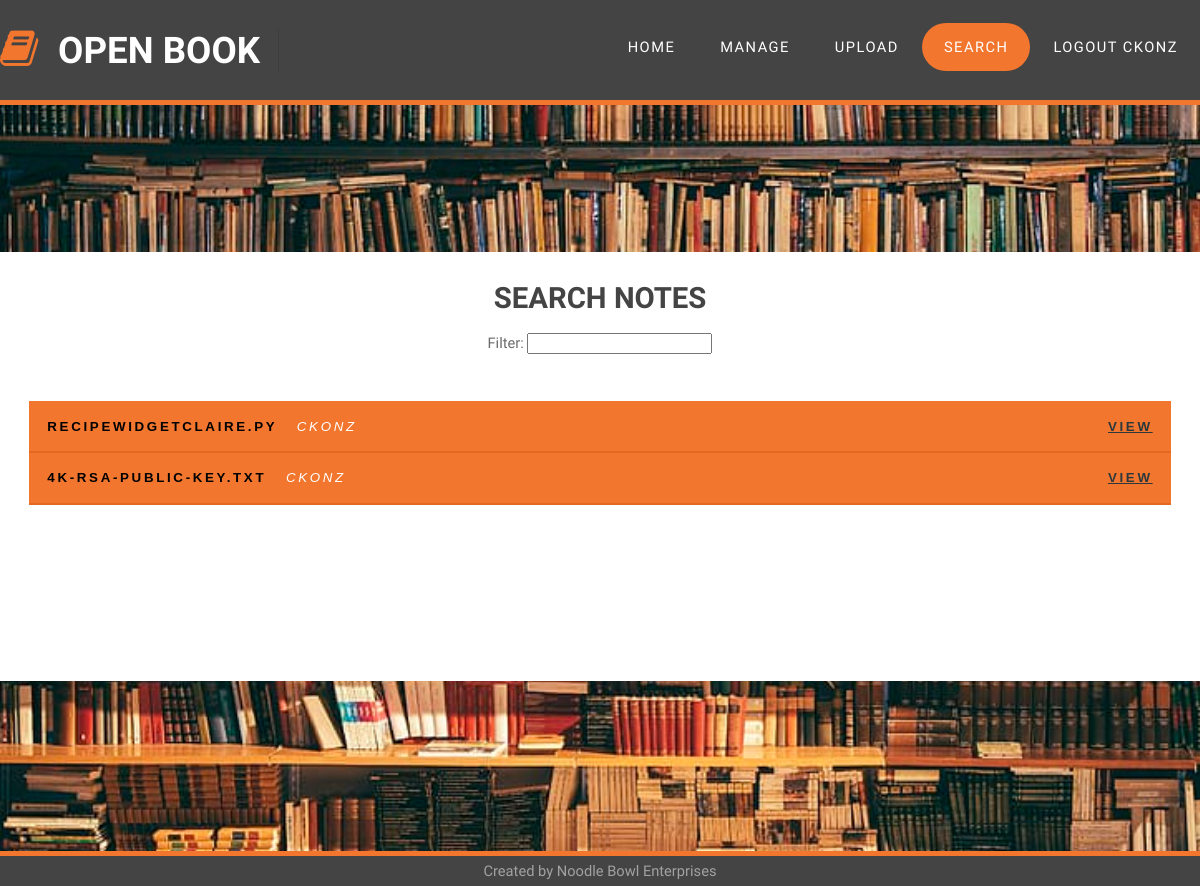
The app's page /search.html (signed in), older data.
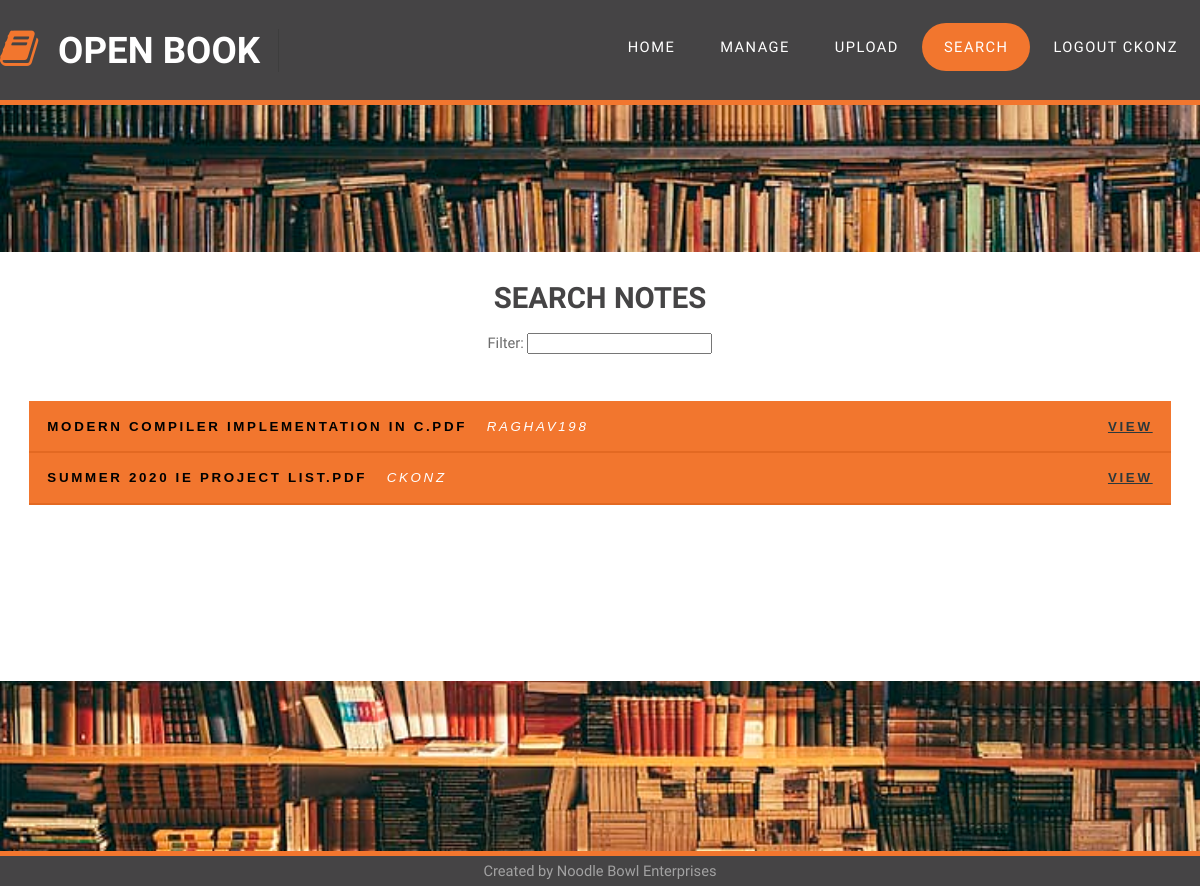
The same page, newer data.
### app.py (models this page shows, shortened)
class User(db.Model):
    id = db.Column(db.Integer, primary_key=True)
    username = db.Column(db.String(20), nullable=False, unique=True)
    password = db.Column(db.String(128), nullable=False)
    privilege = db.Column(db.Integer, nullable=False)
    notes = db.relationship('Note', backref='uploader', lazy=True)

class Note(db.Model):
    id = db.Column(db.Integer, primary_key=True)
    filename = db.Column(db.String(256), nullable=False)
    filehash = db.Column(db.String(128), nullable=False, unique=True)
    tags = db.Column(db.Text())
    user_id = db.Column(db.Integer, db.ForeignKey('user.id'), nullable=False)

### app.py (the view)
@app.route('/search.html')
def search_notes():
    if session.get('logged_in'):
        all_notes = Note.query.all()
        return render_template('search.html', notes=all_notes, page='search')
    flash('You need to be logged in to view this!')
    return redirect(url_for('login'))

### templates/search.html (shortened to what this page needs)
{% extends 'base.html' %}
{% block pageContent %}
<div id="page" class="container">
    <h1>SEARCH NOTES</h1><br />
    Filter: <input type="text" id="notes-filter" /><br /><br />
    <div class="accordion" id="results">
        {% for note in notes %}
        <button class="accordion_tab">
            {{note.filename}}
            <span style="color: #FFF; padding-left: 1em; font-weight: 300;"><em>{{note.uploader.username}}</em></span>
            <span style="color: #FFF; float: right;"><a target="_blank" href="view/{{note.filehash}}">View</a></span>
        </button>
        {% endfor %}
    </div>
</div>
{% endblock %}

### templates/base.html (shortened to what this page needs)
<html>
    <head>
        <link rel='stylesheet' href='{{url_for("static", filename="css/default.css")}}' />
        <link rel='stylesheet' href='{{url_for("static", filename="css/fonts.css")}}'>
    </head>
    <body>
        <div id="header-wrapper" class="sticky">
            <div id="header" class="container">
                <div id="logo">
                    <h1><span class="fa fa-book"></span><a href="#">Open Book</a></h1>
                </div>
                <div id="menu">
                    <ul>
                        <li class="menu_item {% if page == 'intro' %} current_page_item {% endif %}"><a href="intro.html" accesskey="1" title="">Home</a></li>
                        <li class="menu_item {% if page == 'list' %} current_page_item {% endif %}"><a href="list.html" accesskey="2" title="">Manage</a></li>
                        <li class="menu_item {% if page == 'upload' %} current_page_item {% endif %}"><a href="upload.html" accesskey="3" title="">Upload</a></li>
                        <li class="menu_item {% if page == 'search' %} current_page_item {% endif %}"><a href="search.html" accesskey="4" title="">Search</a></li>
                        {% if session['logged_in'] %}
                        <li class="menu_item"><a href="/logout">Logout {{session['username']}}</a></li>
                        {% else %}
                        <li class="menu_item {% if page == 'login' %} current_page_item {% endif %}"><a href="login.html" accesskey="5"
                                title="">Login</a></li>
                        {% endif %}
                    </ul>
                </div>
            </div>
        </div>
        <div id="spacer"></div>
        {% block pageContent %} {% endblock %}
        <div id="footer-wrapper">
            <div id="footer" class="container">
                Created by Noodle Bowl Enterprises
            </div>
        </div>
    </body>
</html>

### static/css/default.css (style rules this page uses)
html, body { height: 100%; }
body { margin: 0px; padding: 0px; background: #2b2b2b; background-image: url(images/bookshelf.jpg); background-size: cover; background-repeat: no-repeat; background-attachment: fixed; font-family: 'Source Sans Pro', sans-serif; font-size: 11pt; font-weight: 300; color: #6c6c6c }
h1, h2, h3 { margin: 0; padding: 0; font-weight: 600; color: #454445; }
p, ol, ul { margin-top: 0; }
ol, ul { padding: 0; list-style: none; }
a { color: #2C383B; }
.container { margin: 0px auto; width: 1200px; }
#header-wrapper { background: #454445FF; border-bottom: #F2762E; border-width: 0 0 5px 0; border-style: solid; }
#header { position: relative; height: 100px; }
.sticky { position: fixed; top: 0; width: 100% }
#page { margin-top: 10em; min-height: 50%; padding: 2em 2em; }
#logo { position: absolute; top: 2em; width: 100%; }
#logo h1 { display: inline-block; font-size: 2.5em; text-transform: uppercase; font-weight: 700; color: #ED7070; padding-right: 0.50em; border-right: 1px solid rgba(0,0,0,.1); }
#logo span { display: inline-block; padding-right: .50em; letter-spacing: 0.10em; text-transform: uppercase; font-size: 0.90em; }
#logo a { text-decoration: none; color: #FFF; }
#logo .fa { color: #F2762E; }
#logo .fa:after { position: absolute; display: inline-block; padding-right: 2em; }
#menu { position: absolute; right: 0; top: 1.6em; }
#menu ul { display: inline-block; }
#menu li { display: block; float: left; text-align: center; }
#menu li a, #menu li span { display: inline-block; margin-left: 1px; padding: 1em 1.5em 1em 1.5em; letter-spacing: 0.10em; text-decoration: none; font-size: 1em; text-transform: uppercase; outline: 0; color: #FFF; }
#menu .current_page_item a { background: #F2762E; border-radius: 30px; color: #FFF; }
#page { overflow: hidden; padding: 2em 0em 0em 0em; background: #FFF; text-align: center; }
#footer-wrapper { overflow: hidden; padding: 7em 0em; color: rgba(255,255,255,0.5); }
#footer { background-color: #454445; position: fixed; bottom: 0; width: 100%; height: 30px; border-top: #F2762E solid 5px; text-align: center; line-height: 30px; }
.accordion { margin: 2em 2em; }
.accordion .accordion_tab { background: #F2762E; cursor: pointer; padding: 1.3em 18px; letter-spacing: 0.20em; transition: 0.4s; text-align: left; text-decoration: none; text-transform: uppercase; font-weight: 600; width: 100%; border: none; border-bottom: #E36922 solid 2px; outline: none; }
#spacer { height: 105px; }

Row changes from the older to the newer data that the page shows:
removed Note: filename "RECIPEWIDGETCLAIRE.PY", uploader.username "CKONZ"
added Note: filename "MODERN COMPILER IMPLEMENTATION IN C.PDF", uploader.username "RAGHAV198"
changed Note "CKONZ": filename "4K-RSA-PUBLIC-KEY.TXT" → "SUMMER 2020 IE PROJECT LIST.PDF"
